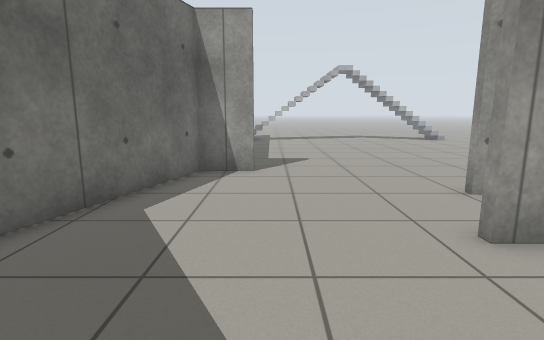
[1] (above)

18 first-person views from a walk through a robot-simulator world made for Gazebo. The camera is 0.94 m above the floor, tilts 10° down and sees 80° across. The floor is counted in squares, 0.5 m on a side. Each view is taken from the middle of a square. On the plan, view 1 faces up. The plan holds only what a view shows up to about 17 squares ahead; the rest is blank. The place goes on beyond the plan.

[2]
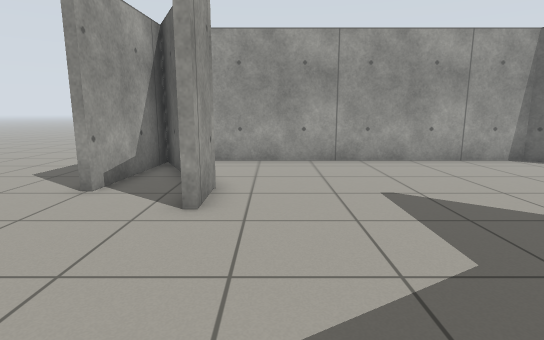

[3]
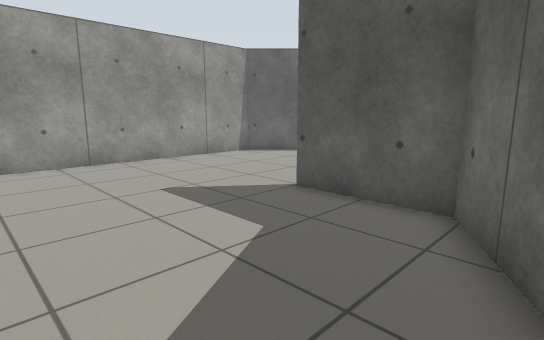

[4]
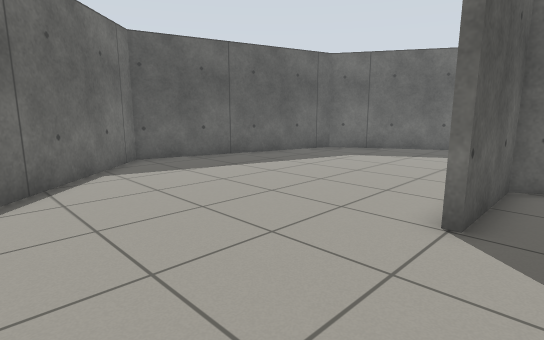

[5]
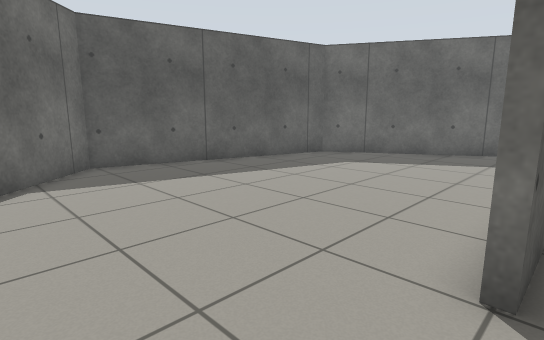

[6]
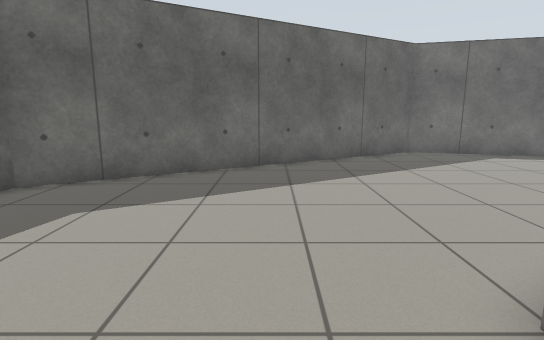

[7]
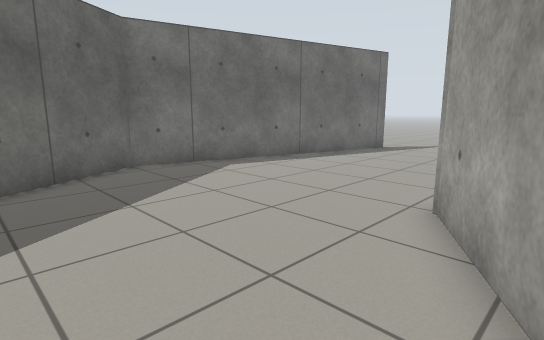

[8]
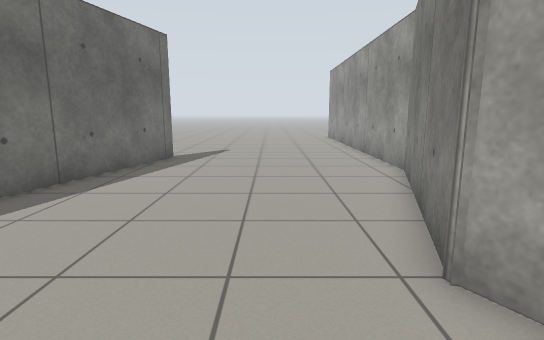

[9]
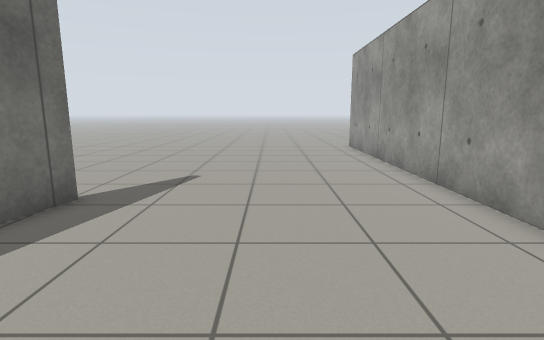

[10]
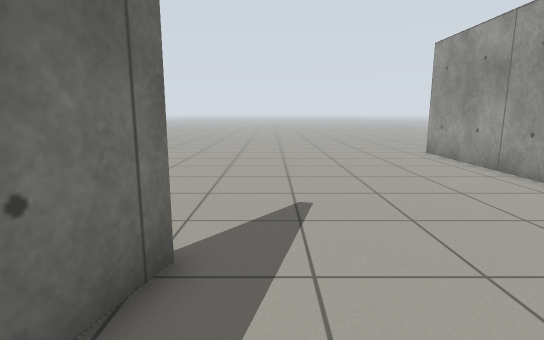

[11]
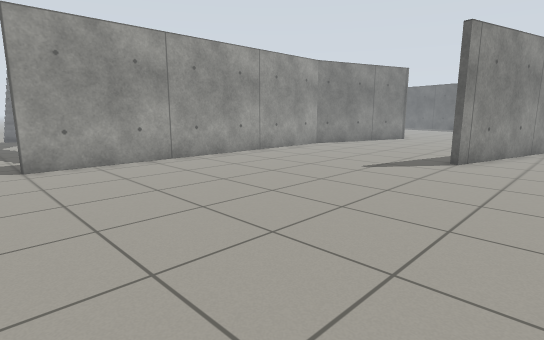

[12]
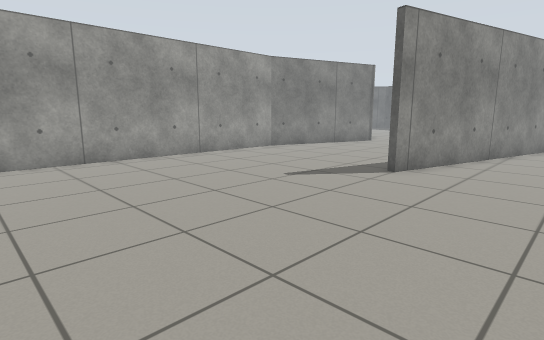

[13]
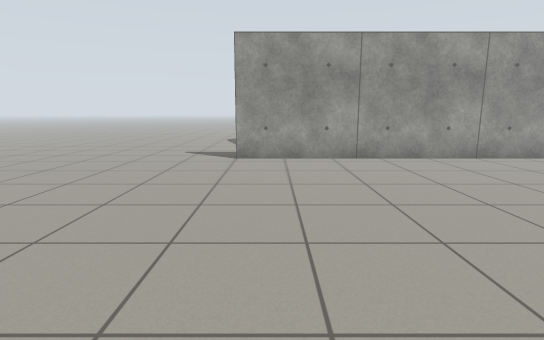

[14]
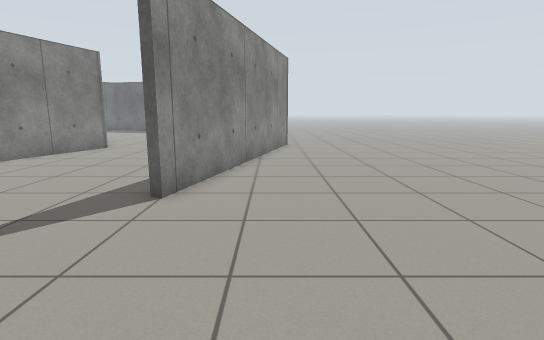

[15]
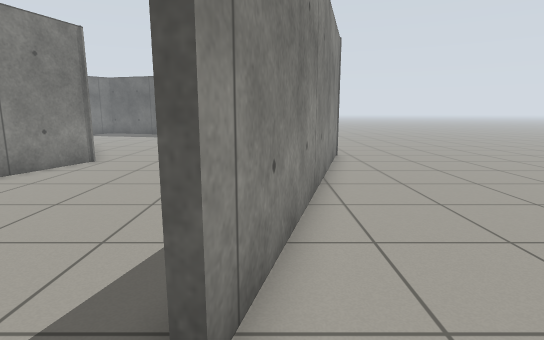

[16]
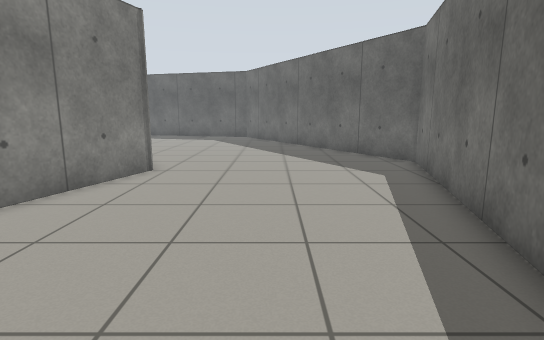

[17]
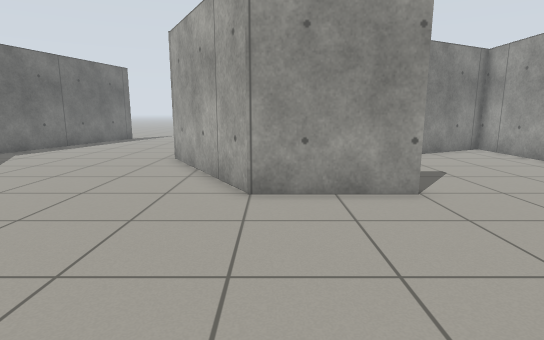

[18]
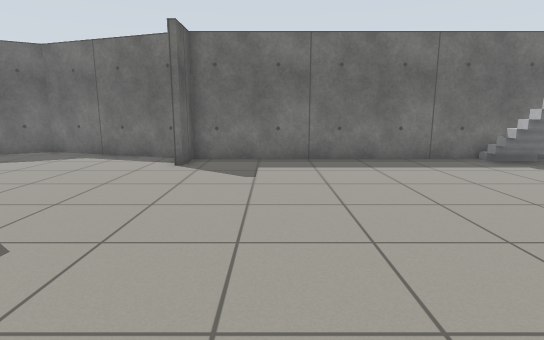

### Floor plan
Points are (right, up) in squares from view 1. A wall is a line through its corners. A room is listed if a view was taken in it or the views show most of it. See-through windows are left out.
Room 1 (views 1, 2, 3, 4, 5, 6, 7, 8, 9, 10, 11, 12, 13, 14, 15, 16, 17)
walls: (-2.3, 10.6) (-4.7, 3.4) (-3.6, 1.6); (-1.6, 10.5) (-2.6, 10.5) (-2.6, 25.5); (-2.9, 0.3) (-1.3, -2.3) (2.4, -2.3) (2.4, -2.6) (-1.5, -2.6) (-5, 3.4) (-2.6, 10.8); (-11.2, 13.9) (-14.6, 1.5) (-7, -11.5) (2.7, -14.1) (9.8, -7) (9.8, 6.9) (5.9, 4.9); (5, 4.5) (3.2, 4.5) (3.2, 4.9); (-14.9, 1.6) (-11.5, 14); (9.4, 7) (4.6, 7.4)
ways out: opening at (-2, 26.5) to room 2; opening at (1.5, 9.7) to room 2; opening at (-16, 1)
Room 2 (view 18)
walls: (7.3, 5.9) (9.4, 7); (-2.6, 10.8) (-0.6, 10.8) (-0.6, 10.5) (-1.6, 10.5); (-2.3, 25.3) (-2.3, 10.6)
ways out: opening at (-2, 26.5) to room 1; opening at (1.5, 9.7) to room 1
objects: stairs (-1, 24) to (0, 24); other object (7, 24)

Where each view was taken, in squares from view 1:
view 1: 0 up, 0 right, facing up
view 2: 3 up, 3 left, facing right
view 3: 4 up, 3 left, facing down-right
view 4: 1 down, 8 right, facing down-left
view 5: 2 down, 6 right, facing down-left
view 6: 5 down, 1 right, facing left
view 7: 3 down, 3 left, facing up-left
view 8: 0 up, 7 left, facing up
view 9: 7 up, 7 left, facing up
view 10: 10 up, 10 left, facing up
view 11: 27 up, 15 left, facing down-right
view 12: 24 up, 16 left, facing down-right
view 13: 24 up, 16 left, facing right
view 14: 21 up, 14 left, facing down
view 15: 16 up, 12 left, facing down
view 16: 14 up, 9 left, facing down
view 17: 10 down, 1 left, facing up
view 18: 14 up, 11 right, facing left
